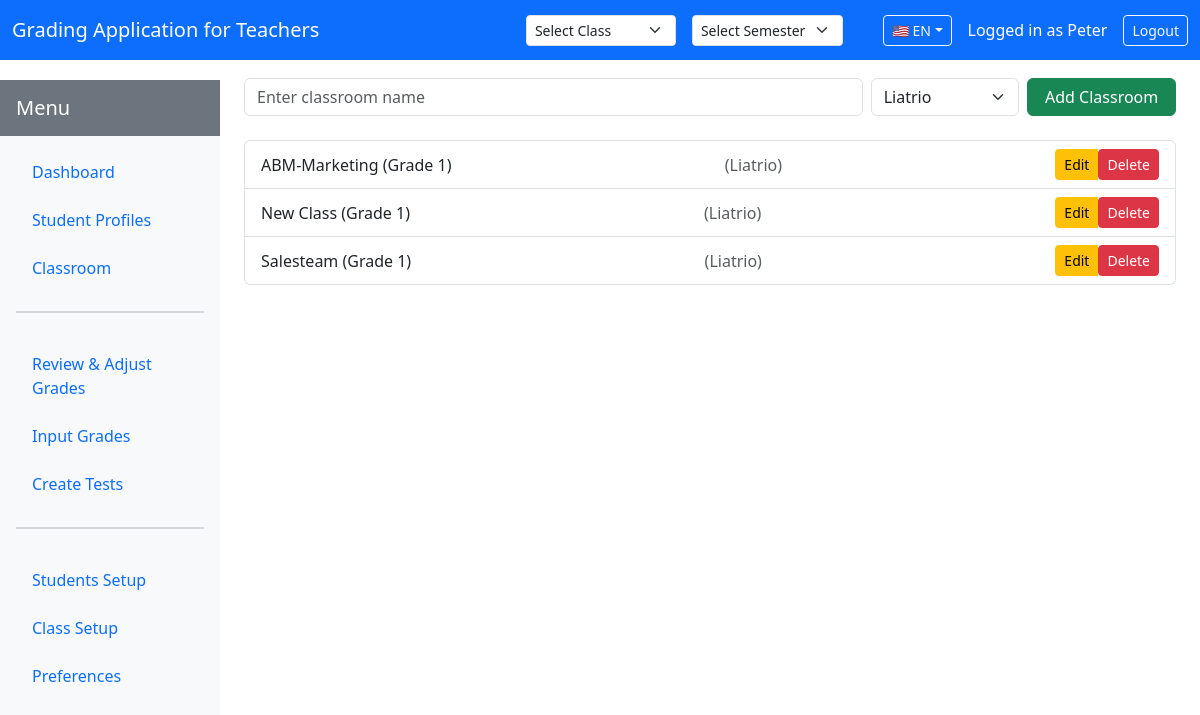
/classrooms (signed in), run on the app's committed database.
### app/models.py (models this page shows)
class Teacher(UserMixin, db.Model):
    id = db.Column(db.Integer, primary_key=True)
    first_name = db.Column(db.String(50), nullable=False)
    last_name = db.Column(db.String(50), nullable=False)
    email = db.Column(db.String(120), unique=True, nullable=False)
    password_hash = db.Column(db.String(128), nullable=False)
    preferred_language = db.Column(db.String(5), default='en', nullable=False)
    schools = db.relationship('School', backref='teacher', lazy=True)

class Classroom(db.Model):
    id = db.Column(db.Integer, primary_key=True)
    name = db.Column(db.String(100), nullable=False)
    school_id = db.Column(db.Integer, db.ForeignKey('school.id'), nullable=False)
    students = db.relationship('Student', backref='classroom', lazy=True, cascade="all, delete-orphan")

class School(db.Model):
    id = db.Column(db.Integer, primary_key=True)
    name = db.Column(db.String(100), nullable=False)
    teacher_id = db.Column(db.Integer, db.ForeignKey('teacher.id'), nullable=False)
    classrooms = db.relationship('Classroom', backref='school', lazy=True, cascade="all, delete-orphan")

### app/routes.py (the view)
@main.route('/classrooms', methods=['GET', 'POST'])
@login_required
def manage_classrooms():
    from .models import Classroom, School
    from .forms import ClassroomForm, ClassroomFormForSchool
    schools = School.query.filter_by(teacher_id=current_user.id).all()
    school_id = request.args.get('school_id', type=int)
    classrooms = []
    if school_id:
        classrooms = Classroom.query.filter_by(school_id=school_id).order_by(Classroom.name.asc()).all()
        form = ClassroomFormForSchool()
    else:
        classrooms = Classroom.query.join(School).filter(School.teacher_id==current_user.id).order_by(Classroom.name.asc()).all()
        form = ClassroomForm()
        form.school.choices = [(school.id, school.name) for school in schools]
    if school_id:
        if form.validate_on_submit():
            if len(classrooms) >= 20:
                flash('Maximum of 20 classrooms allowed for this school.', 'danger')
            elif any(c.name == form.name.data for c in classrooms):
                flash('Classroom name must be unique within a school.', 'danger')
            else:
                new_classroom = Classroom(name=form.name.data, school_id=school_id)
                db.session.add(new_classroom)
                db.session.commit()
                flash('Classroom added!', 'success')
                return redirect(url_for('main.manage_classrooms', school_id=school_id))
    else:
        if form.validate_on_submit():
            if len(classrooms) >= 20:
                flash('Maximum of 20 classrooms allowed.', 'danger')
            elif any(c.name == form.name.data and c.school_id == form.school.data for c in classrooms):
                flash('Classroom name must be unique within a school.', 'danger')
            else:
                new_classroom = Classroom(name=form.name.data, school_id=form.school.data)
                db.session.add(new_classroom)
                db.session.commit()
                flash('Classroom added!', 'success')
                return redirect(url_for('main.manage_classrooms', school_id=form.school.data))
    return render_template('classrooms.html', form=form, classrooms=classrooms, schools=schools, school_id=school_id)

### app/forms.py
class ClassroomForm(FlaskForm):
    name = StringField('Classroom Name', validators=[DataRequired(), Length(max=100)])
    school = SelectField('School', coerce=int, validators=[DataRequired()])
    submit = SubmitField('Add Classroom')

### app/__init__.py (called while the page is built)
def get_locale():
    from flask import session, request
    from flask_login import current_user
    if current_user.is_authenticated and hasattr(current_user, 'preferred_language') and current_user.preferred_language:
        return current_user.preferred_language
    if 'language' in session:
        return session['language']
    return request.accept_languages.best_match(['en', 'fr']) or 'en'

def create_app(config_name=None):
    app = Flask(__name__)
    if config_name is None:
        config_name = os.environ.get('FLASK_ENV', 'development')
    from config import config
    app.config.from_object(config[config_name])
    app.config['PERMANENT_SESSION_LIFETIME'] = 86400  # 24 hours
    db.init_app(app)
    login_manager.init_app(app)
    login_manager.login_view = 'main.login'
    login_manager.login_message = 'Please log in to access this page.'
    login_manager.login_message_category = 'info'
    babel.init_app(app, locale_selector=get_locale)
    @app.context_processor
    def inject_conf_vars():
        from flask_babel import get_locale
        return {
            'get_locale': get_locale,
            'LANGUAGES': {'en': 'English', 'fr': 'Français'}
        }
    from .routes import main as main_blueprint
    app.register_blueprint(main_blueprint)
    return app

### app/routes.py (called while the page is built)
@login_manager.user_loader
def load_user(user_id):
    return Teacher.query.get(int(user_id))

### app/templates/OLD/classrooms.html (shortened to what this page needs)
{% extends 'base.html' %}
{% block content %}
<form method="post" class="mb-4">
    <div class="row g-2">
        <div class="col-md-8">{{ form.name(class="form-control", placeholder="Enter classroom name") }}</div>
        {% if not school_id %}
        <div class="col-md-2">{{ form.school(class="form-select") }}</div>
        {% endif %}
        <div class="col-md-2"><button type="submit" class="btn btn-success w-100">Add Classroom</button></div>
    </div>
</form>
<ul class="list-group">
    {% for classroom in classrooms %}
    <li class="list-group-item d-flex justify-content-between align-items-center">
        {{ classroom.name }} <span class="text-muted">({{ classroom.school.name }})</span>
        <div class="btn-group" role="group">
            <a href="{{ url_for('main.edit_classroom', classroom_id=classroom.id) }}" class="btn btn-sm btn-warning">Edit</a>
            <form id="delete-classroom-form-{{ classroom.id }}" action="{{ url_for('main.delete_classroom', classroom_id=classroom.id) }}" method="post" style="display:inline;">
                <button type="button" class="btn btn-sm btn-danger" onclick="confirmDeleteClassroom({{ classroom.id }})">Delete</button>
            </form>
        </div>
    </li>
    {% else %}
    <li class="list-group-item">No classrooms yet.</li>
    {% endfor %}
</ul>
{% endblock %}

### app/templates/base.html (shortened to what this page needs)
<!DOCTYPE html>
<html lang="{{ get_locale() }}">
<head>
    <link rel="stylesheet" href="https://cdn.jsdelivr.net/npm/bootstrap@5.3.0/dist/css/bootstrap.min.css">
</head>
<body>
<header class="navbar navbar-expand-lg navbar-dark bg-primary" style="height:60px;position:fixed;top:0;left:0;width:100%;z-index:1100;">
    <div class="container-fluid d-flex justify-content-between align-items-center">
        <a class="navbar-brand text-white" href="{{ url_for('main.index') }}">{{ _('Grading Application for Teachers') }}</a>
        <div class="d-flex align-items-center">
            {% if current_user.is_authenticated %}
            <div class="d-flex align-items-center me-4">
                <div class="me-3">
                    <select class="form-select form-select-sm" id="global_class_filter" style="min-width: 150px;" onchange="saveGlobalFilters()">
                        <option value="">{{ _('Select Class') }}</option>
                    </select>
                </div>
                <div class="me-3">
                    <select class="form-select form-select-sm" id="global_semester_filter" style="min-width: 120px;" onchange="saveGlobalFilters()">
                        <option value="">{{ _('Select Semester') }}</option>
                    </select>
                </div>
            </div>
            {% endif %}
            <div class="dropdown me-3">
                <button class="btn btn-outline-light btn-sm dropdown-toggle" type="button" data-bs-toggle="dropdown" id="langSelector">
                </button>
            </div>
            {% if current_user.is_authenticated %}
                <span class="me-3 text-white">{{ _('Logged in as') }} {{ current_user.first_name }}</span>
                <a href="{{ url_for('main.logout') }}" class="btn btn-outline-light btn-sm">{{ _('Logout') }}</a>
            {% else %}
                <a href="{{ url_for('main.login') }}" class="btn btn-outline-light btn-sm">{{ _('Login') }}</a>
                <a href="{{ url_for('main.register') }}" class="btn btn-outline-light btn-sm ms-2">{{ _('Register') }}</a>
            {% endif %}
        </div>
    </div>
</header>
<div style="margin-top:60px;">
  <div class="layout-wrapper d-flex">
    <nav class="flex-column bg-light p-0 sidebar" style="width:220px;min-width:220px;min-height:100vh;position:fixed;top:80px;left:0;z-index:1000;">
      <div class="p-3 bg-secondary text-white">
        <h5 class="mb-0">{{ _('Menu') }}</h5>
      </div>
      <ul class="nav nav-pills flex-column p-3">
        <li class="nav-item mb-2"><a class="nav-link" href="{{ url_for('main.dashboard') }}">{{ _('Dashboard') }}</a></li>
        <li class="nav-item mb-2"><a class="nav-link" href="{{ url_for('main.student_tab') }}">{{ _('Student Profiles') }}</a></li>
        <li class="nav-item mb-2"><a class="nav-link" href="{{ url_for('main.classroom') }}">{{ _('Classroom') }}</a></li>
        <li class="nav-item mb-3">
          <hr style="border: none; height: 2px; background-color: #6c757d; margin: 15px 0;">
        </li>
        <li class="nav-item mb-2"><a class="nav-link" href="{{ url_for('main.review_grades') }}">{{ _('Review & Adjust Grades') }}</a></li>
        <li class="nav-item mb-2"><a class="nav-link" href="{{ url_for('main.input_grades') }}">{{ _('Input Grades') }}</a></li>
        <li class="nav-item mb-2"><a class="nav-link" href="{{ url_for('main.create_tests') }}">{{ _('Create Tests') }}</a></li>
        <li class="nav-item mb-3">
          <hr style="border: none; height: 2px; background-color: #6c757d; margin: 15px 0;">
        </li>
        <li class="nav-item mb-2"><a class="nav-link" href="{{ url_for('main.student_wizard') }}">{{ _('Students Setup') }}</a></li>
        <li class="nav-item mb-2"><a class="nav-link" href="{{ url_for('main.setup_wizard') }}">{{ _('Class Setup') }}</a></li>
        <li class="nav-item mb-2"><a class="nav-link" href="{{ url_for('main.preferences') }}">{{ _('Preferences') }}</a></li>
      </ul>
    </nav>
    <div class="main-content" style="margin-left:220px;width:100%;">
      <div class="container-fluid px-2 px-md-4" style="margin-top:18px;">
    {% block content %}{% endblock %}
</div>
</div>
</body>
</html>

### data on the page
Teacher: first_name "Peter"
Classroom: name "ABM-Marketing (Grade 1)", school.name "Liatrio"
Classroom: name "New Class (Grade 1)", school.name "Liatrio"
Classroom: name "Salesteam (Grade 1)", school.name "Liatrio"

### other printed values
form field value "Select Class"
form field value "Select Semester"
